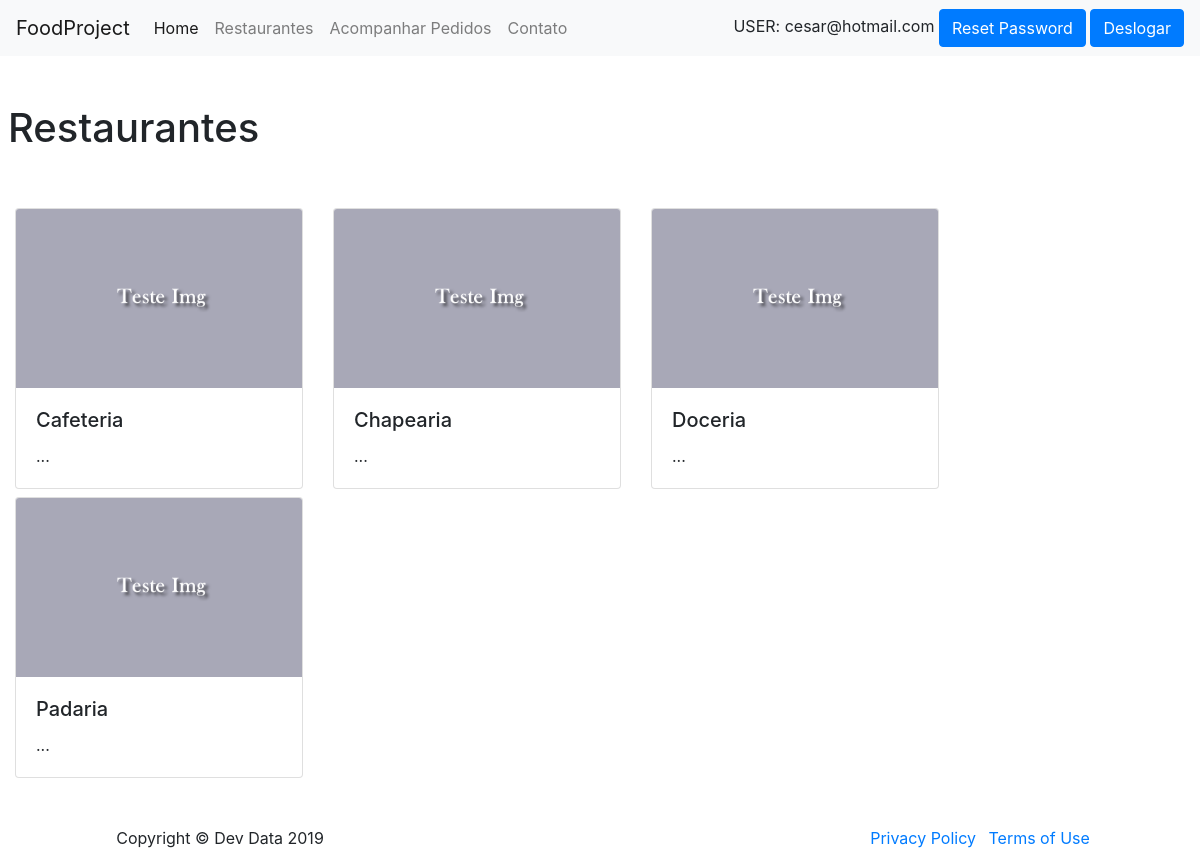
Page /lojas/ (signed in) on the earlier database version.
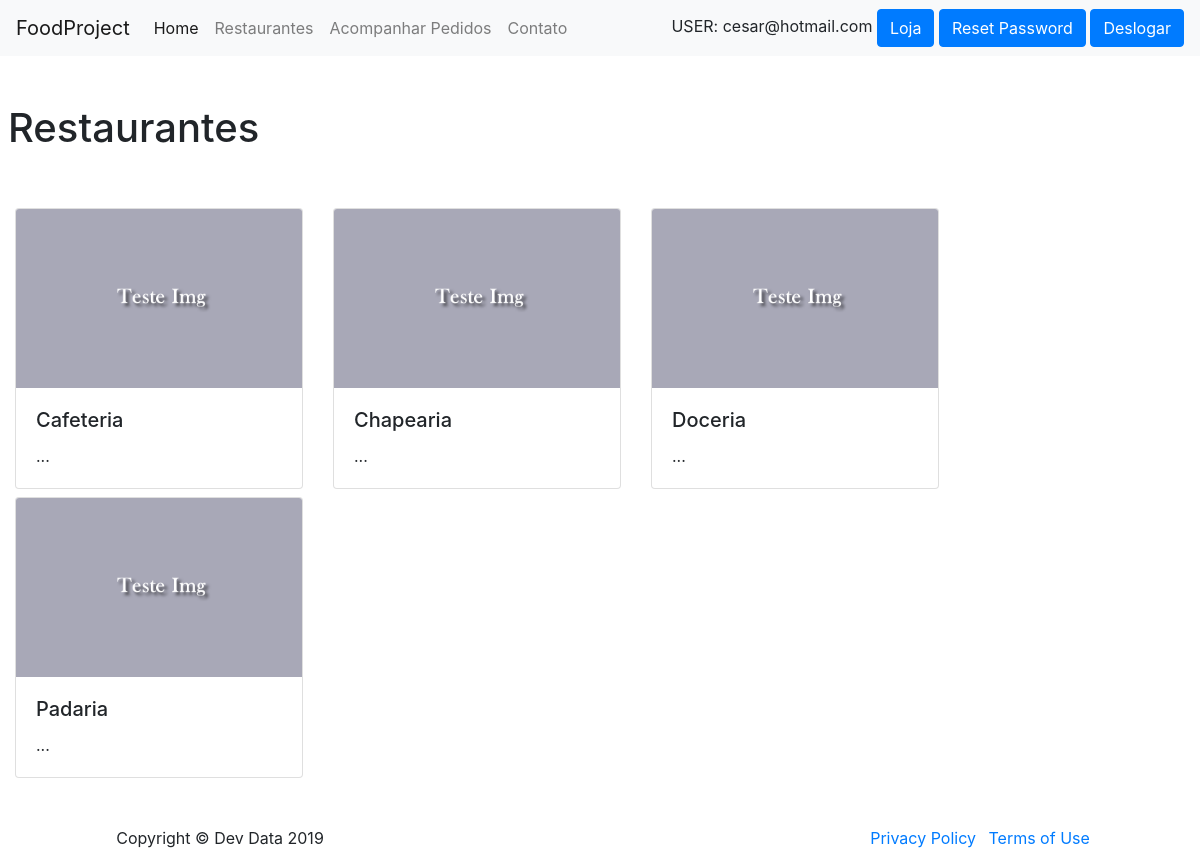
Same page on the later database version.
### users/models.py (models this page shows, shortened)
class CustomUser(AbstractBaseUser, PermissionsMixin):
    email = models.EmailField(_('email address'), unique=True)
    is_staff = models.BooleanField(default=False)
    is_active = models.BooleanField(default=True)
    date_joined = models.DateTimeField(default=timezone.now)
    level = models.DecimalField(max_digits=2, max_length=1, decimal_places=0, default=0)
    USERNAME_FIELD = 'email'
    REQUIRED_FIELDS = []
    objects = CustomUserManager()
    class Meta:
        verbose_name = 'Usuario'
        verbose_name_plural = 'Usuarios'
        ordering = ['email']

### lojas/models.py (models this page shows, shortened)
class Lojas(models.Model):
    nome = models.CharField('Nome', max_length=100)
    slug = models.SlugField('Atalho')
    about = models.TextField('Sobre', blank=True)
    create_at = models.DateTimeField('Data de adesão', auto_now_add=True)
    updated_at = models.DateTimeField('Atualiza em', auto_now=True)
    categoria = models.CharField('Categoria', max_length=100)                       #mudar depois
    image = models.ImageField(upload_to='media/images', verbose_name='Imagem',
                              null=True, blank=True)
    useradmin = models.ForeignKey(CustomUser, on_delete=models.CASCADE, related_name='lojaadm')
    objects = models.Manager()
    objectsSearch = LojasManager()
    class Meta:
        verbose_name = 'Loja'
        verbose_name_plural = 'Lojas'
        ordering = ['nome']

### lojas/views.py (the view)
# urls.py: path('', index_lojas, name='index_lojas'),
def index_lojas(request):
    lojas = Lojas.objects.all()
    data = {
        'lojas': lojas
    }
    template_name = 'lojas/index_lojas.html'
    return render(request, template_name, data)

### lojas/templates/lojas/index_lojas.html
{% extends 'core/base.html' %}
{% load static %}
{% block content %}
{% if user.is_authenticated %}
<h1 class="mt-5 ml-2">Restaurantes</h1>
<div class="container-fluid">
    <div class="row mt-5">
        {% for loja in lojas %}
        <div class="col-md-auto mt-2">
          <div class="card" style="width: 18rem;">
            {% if loja.image %}
                <a href="{% url 'details' loja.slug %}"> <img class="card-img-top" src="{{ loja.image.url }}"> </a>
            {% else %}
                <a href="{% url 'details' loja.slug %}"><img class="card-img-top" src="{% static 'img/default.png' %}"></a>
            {% endif %}
            <div class="card-body">
              <h5 class="card-title">{{ loja.nome }}</h5>
                        <p class="card-text">{{ loja.descricao|truncatechars:50 }}...</p>
            </div>
          </div>
        </div>
        {% endfor %}
    </div>
</div>
{% else %}
    <h5>Você precisa logar antes de acessar essa página!</h5>
{% endif %}
{% endblock %}

### core/templates/core/base.html (shortened to what this page needs)
<!doctype html>
<html lang="en">
  <head>
    <link rel="stylesheet" href="https://stackpath.bootstrapcdn.com/bootstrap/4.3.1/css/bootstrap.min.css">
  </head>
  <body>
  <container>
  <nav class="navbar navbar-expand-lg navbar-light bg-light sticky-top">
        <a class="navbar-brand" href="#">FoodProject</a>
        <div class="collapse navbar-collapse" id="navbarNavDropdown">
            <ul class="navbar-nav">
            <li class="nav-item active">
                <a class="nav-link" href="{% url 'home' %}"> Home <span class="sr-only">(current)</span></a>
            </li>
            <li class="nav-item">
                <a class="nav-link" href="{% url 'index_lojas' %}">Restaurantes</a>
            </li>
            <li class="nav-item">
                <a class="nav-link" href="{% url 'acompanhar_pedidos' %}">Acompanhar Pedidos</a>
            </li>
            <li class="nav-item">
                <a class="nav-link" href="{% url 'contato' %}">Contato</a>
            </li>
            </ul>
            <ul class="navbar-nav flex-row ml-md-auto d-none d-md-flex">
                <li>
                    {% if user.is_authenticated %}
                        USER: {{ user.email }}
                        {% if user.level >= 1 %}
                            <a href="{% url 'painel_loja' %}"><button type="button" class="btn btn-primary">Loja</button></a>
                        {% endif %}
                        <a href="{% url 'password_reset' %}"><button type="button" class="btn btn-primary">Reset Password</button></a>
                        <a href="{% url 'logout' %}"><button type="button" class="btn btn-primary">Deslogar</button></a>
                    {% endif %}
                </li>
            </ul>
        </div>
    </nav>
    </container>
    <div style="height: auto;  min-height: 600px;">
    {% block content %}
    {% endblock %}
    </div>
  <footer class="absolute">
        <div class="container mt-5">
        <center>
          <div class="row">
            <div class="col-md-4">
              <span class="copyright">Copyright &copy; Dev Data 2019</span>
            </div>
        <div class="col-md-4">
              <ul class="list-inline social-buttons">
              </ul>
            </div>
                <div class="col-md-4">
              <ul class="list-inline quicklinks">
                <li class="list-inline-item">
                  <a href="#">Privacy Policy</a>
                </li>
                <li class="list-inline-item">
                  <a href="#">Terms of Use</a>
                </li>
              </ul>
                </div>
            </div>
            </center>
        </div>
      </footer>
  </body>
</html>

Differences in the rows shown:
changed CustomUser "cesar@hotmail.com": level 0 → 1 (drawn)
Other differences:
text now shown: "Loja"
